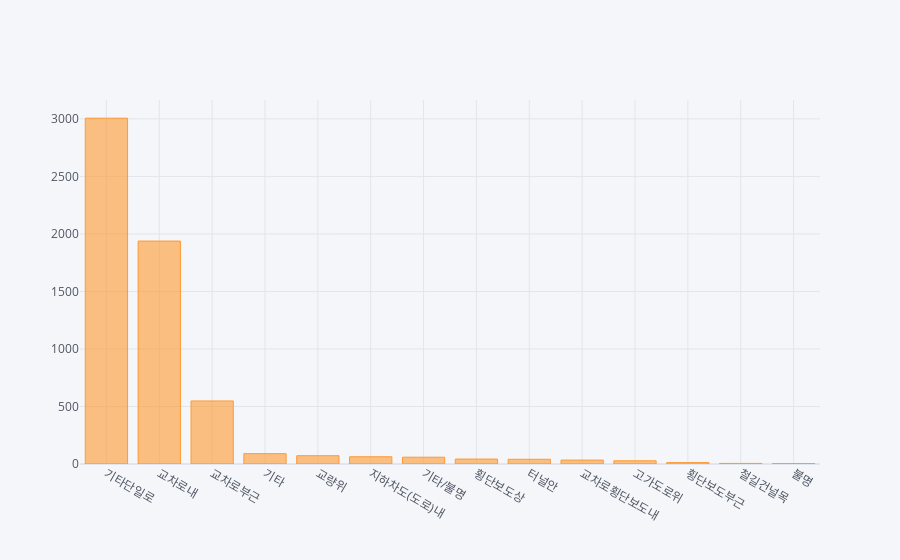

Here is the notebook cell this chart was saved with:
### Code cell
df = death.도로형태.value_counts()
df.iplot(kind='bar')

### Figure 1 — Plotly figure (JSON) as saved in the notebook; plotly's stock layout.template omitted (floating-point values rounded to 4 significant figures)
{"data": [{"marker": {"color": "rgba(255, 153, 51, 0.6)", "line": {"color": "rgba(255, 153, 51, 1.0)", "width": 1}}, "name": "도로형태", "orientation": "v", "text": "", "type": "bar", "x": ["기타단일로", "교차로내", "교차로부근", "기타", "교량위", "지하차도(도로)내", "기타/불명", "횡단보도상", "터널안", "교차로횡단보도내", "고가도로위", "횡단보도부근", "철길건널목", "불명"], "y": [3006, 1938, 548, 90, 72, 63, 59, 43, 41, 34, 28, 12, 5, 4]}], "layout": {"legend": {"bgcolor": "#F5F6F9", "font": {"color": "#4D5663"}}, "paper_bgcolor": "#F5F6F9", "plot_bgcolor": "#F5F6F9", "title": {"font": {"color": "#4D5663"}}, "xaxis": {"gridcolor": "#E1E5ED", "showgrid": true, "tickfont": {"color": "#4D5663"}, "title": {"font": {"color": "#4D5663"}, "text": ""}, "zerolinecolor": "#E1E5ED"}, "yaxis": {"gridcolor": "#E1E5ED", "showgrid": true, "tickfont": {"color": "#4D5663"}, "title": {"font": {"color": "#4D5663"}, "text": ""}, "zerolinecolor": "#E1E5ED"}}}
